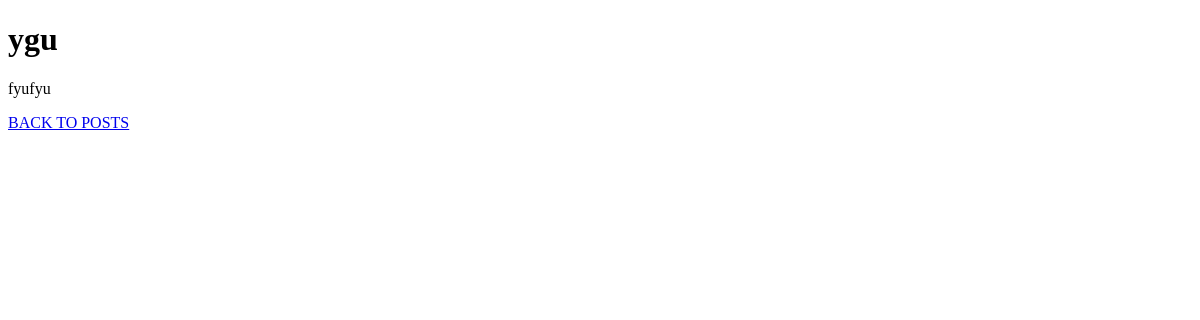
/posts/4/, run on an earlier commit of the app's database.
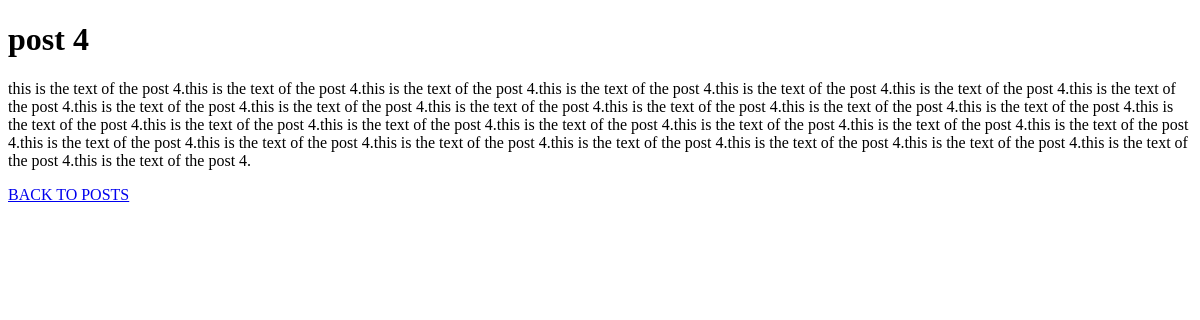
And on a later commit of the database.
### posts/models.py (models this page shows, shortened)
class post(models.Model):
    title = models.CharField(max_length=50)
    text = models.TextField(blank=True)
    is_enabled = models.BooleanField(default=False)
    publish_date = models.DateField(null=True,blank=True)
    created_time = models.DateTimeField(auto_now_add=True)
    update_time = models.DateTimeField(auto_now=True)

### posts/views.py (the view)
# urls.py: path('posts/<int:pk>/', PostDetail.as_view()),
class PostDetail(generic.DetailView):
    model = post
    template_name = 'posts/post_detail.html'
    def get_context_data(self, **kwargs): #for multiple context
        context = super(PostDetail,self).get_context_data()
        context['comments'] = comment.objects.filter(post=kwargs["object"].pk)
        return context

### posts/templates/posts/post_detail.html (shortened to what this page needs)
<!DOCTYPE html>
<html lang="en">
<head>
</head>
<body>
<h1> {{post.title}} </h1>
<p>  {{post.text}}  </p>
<a href="/posts/"> BACK TO POSTS </a>
</body>
</html>

What changed in the data, as far as the page shows it:
changed post: title "ygu" → "post 4"; text "fyufyu" → "this is the text of the post 4.this is the text of the post 4.this is the text of the post 4.this is the text of the post 4.this is the text of the post 4.this is the text of the post 4.this is the text of the post 4.this is the text of the post 4.this is the text of the post 4.this is the text of the post 4.this is the text of the post 4.this is the text of the post 4.this is the text of the post 4.this is the text of the post 4.this is the text of the post 4.this is the text of the post 4.this is the text of the post 4.this is the text of the post 4.this is the text of the post 4.this is the text of the post 4.this is the text of the post 4.this is the text of the post 4.this is the text…"
